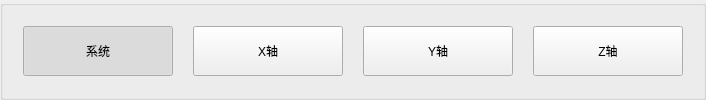
    <widget class="QGroupBox" name="groupBox_9">
     <property name="title">
      <string/>
     </property>
     <layout class="QHBoxLayout" name="horizontalLayout_18">
      <property name="spacing">
       <number>20</number>
      </property>
      <property name="leftMargin">
       <number>20</number>
      </property>
      <property name="rightMargin">
       <number>20</number>
      </property>
      <item>
       <widget class="QPushButton" name="btnSystemPage">
        <property name="minimumSize">
         <size>
          <width>150</width>
          <height>50</height>
         </size>
        </property>
        <property name="text">
         <string>系统</string>
        </property>
        <property name="checkable">
         <bool>true</bool>
        </property>
        <property name="checked">
         <bool>true</bool>
        </property>
        <property name="autoExclusive">
         <bool>true</bool>
        </property>
       </widget>
      </item>
      <item>
       <widget class="QPushButton" name="btnXPage">
        <property name="minimumSize">
         <size>
          <width>150</width>
          <height>50</height>
         </size>
        </property>
        <property name="text">
         <string>X轴</string>
        </property>
        <property name="checkable">
         <bool>true</bool>
        </property>
        <property name="autoExclusive">
         <bool>true</bool>
        </property>
       </widget>
      </item>
      <item>
       <widget class="QPushButton" name="btnYPage">
        <property name="minimumSize">
         <size>
          <width>150</width>
          <height>50</height>
         </size>
        </property>
        <property name="text">
         <string>Y轴</string>
        </property>
        <property name="checkable">
         <bool>true</bool>
        </property>
        <property name="autoExclusive">
         <bool>true</bool>
        </property>
       </widget>
      </item>
      <item>
       <widget class="QPushButton" name="btnZPage">
        <property name="minimumSize">
         <size>
          <width>150</width>
          <height>50</height>
         </size>
        </property>
        <property name="text">
         <string>Z轴</string>
        </property>
        <property name="checkable">
         <bool>true</bool>
        </property>
        <property name="autoExclusive">
         <bool>true</bool>
        </property>
       </widget>
      </item>
     </layout>
    </widget>
